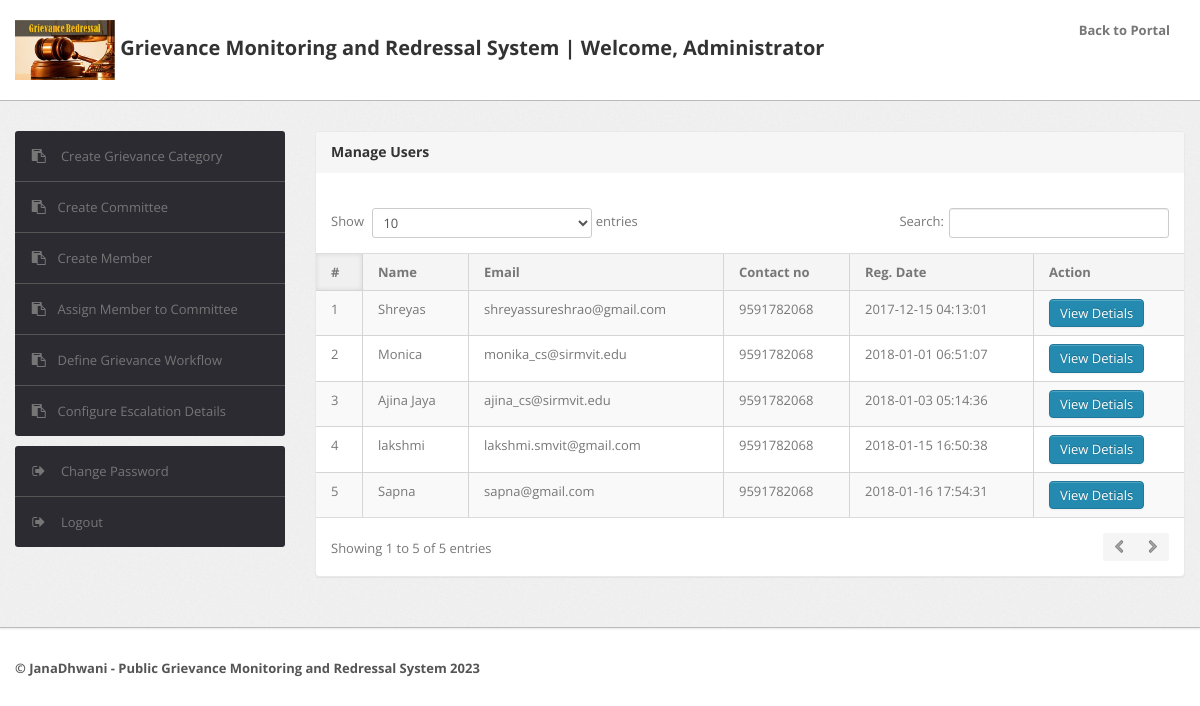
Before: /admin/manage-users.php (signed in) with the older database file.
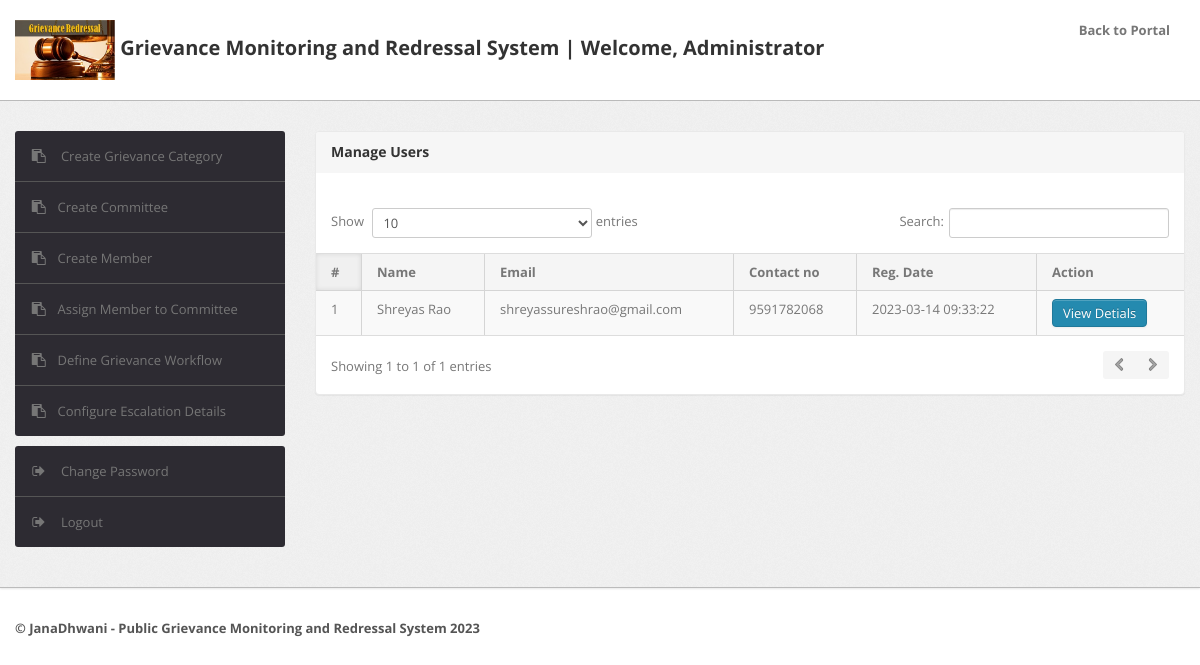
After: the same page with the newer database file.
### tables this page shows
CREATE TABLE `users` (
  `id` int(11) NOT NULL,
  `fullName` varchar(255) DEFAULT NULL,
  `userEmail` varchar(255) DEFAULT NULL,
  `password` varchar(255) DEFAULT NULL,
  `contactNo` bigint(11) DEFAULT NULL,
  `gender` varchar(10) NOT NULL,
  `address` varchar(500) NOT NULL,
  `regDate` timestamp NOT NULL DEFAULT current_timestamp(),
  `updationDate` timestamp NOT NULL DEFAULT current_timestamp() ON UPDATE current_timestamp()
);

### admin/manage-users.php (the view, shortened to what this page needs)
<?php
include('include/config.php');
if(strlen($_SESSION['alogin'])==0)
	{
header('location:index.php');
}
else{
?>
<!DOCTYPE html>
<html lang="en">
<head>
	<link type="text/css" href="bootstrap/css/bootstrap.min.css" rel="stylesheet">
	<link type="text/css" href="bootstrap/css/bootstrap-responsive.min.css" rel="stylesheet">
	<link type="text/css" href="css/theme.css" rel="stylesheet">
	<link type="text/css" href="images/icons/css/font-awesome.css" rel="stylesheet">
</head>
<body>
<?php include('include/header.php');?>
	<div class="wrapper">
		<div class="container">
			<div class="row">
<?php include('include/sidebar.php');?>
			<div class="span9">
					<div class="content">
	<div class="module">
							<div class="module-head">
								<h3>Manage Users</h3>
							</div>
							<div class="module-body table">
									<br />
								<table cellpadding="0" cellspacing="0" border="0" class="datatable-1 table table-bordered table-striped	 display" width="100%">
									<thead>
										<tr>
											<th>#</th>
											<th> Name</th>
											<th>Email </th>
											<th>Contact no</th>
											<th>Reg. Date </th>
											<th>Action</th>
										</tr>
									</thead>
									<tbody>
<?php $query=mysqli_query($bd,"select * from users");
$cnt=1;
while($row=mysqli_fetch_array($query))
{
?>
										<tr>
											<td><?php echo htmlentities($cnt);?></td>
											<td><?php echo htmlentities($row['fullName']);?></td>
											<td><?php echo htmlentities($row['userEmail']);?></td>
											<td> <?php echo htmlentities($row['contactNo']);?></td>
											<td><?php echo htmlentities($row['regDate']);?></td>
											<td><a href="javascript:void(0);" onClick="popUpWindow('http://localhost/gmrs/admin/userprofile.php?uid=<?php echo htmlentities($row['id']);?>');" title="Update order">
											 <button type="button" class="btn btn-primary">View Detials</button>
											</a></td>
										<?php $cnt=$cnt+1; } ?>
								</table>
							</div>
						</div>
					</div>
				</div>
			</div>
		</div>
	</div>
<?php include('include/footer.php');?>
</body>
<?php } ?>

Changed rows visible on the page:
removed users: fullName "Shreyas", userEmail "shreyassureshrao@gmail.com", contactNo "9591782068", regDate "2017-12-15 04:13:01"
removed users: fullName "Monica", userEmail "monika_cs@sirmvit.edu", contactNo "9591782068", regDate "2018-01-01 06:51:07"
removed users: fullName "Ajina Jaya", userEmail "ajina_cs@sirmvit.edu", contactNo "9591782068", regDate "2018-01-03 05:14:36"
removed users: fullName "lakshmi", userEmail "lakshmi.smvit@gmail.com", contactNo "9591782068", regDate "2018-01-15 16:50:38"
removed users: fullName "Sapna", userEmail "sapna@gmail.com", contactNo "9591782068", regDate "2018-01-16 17:54:31"
added users: fullName "Shreyas Rao", userEmail "shreyassureshrao@gmail.com", contactNo "9591782068", regDate "2023-03-14 09:33:22"
Other visible differences:
text written by a page script: "Show entries Search: Showing 1 to 5 of 5 entries" → "Show entries Search: Showing 1 to 1 of 1 entries"
